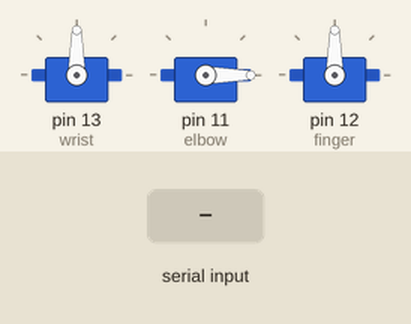
Simulated run of this sketch. Board: Arduino Uno, built with avr-gcc and run on an emulated ATmega328P. Parts: 3 × servo. The inputs (shaded band) are chosen by the test bench. What the sketch prints to the serial monitor is not drawn.

Above: at 1.4 s.
1.5 s: "A" received over Serial
7.5 s: "B" received over Serial
At 8.49 s:
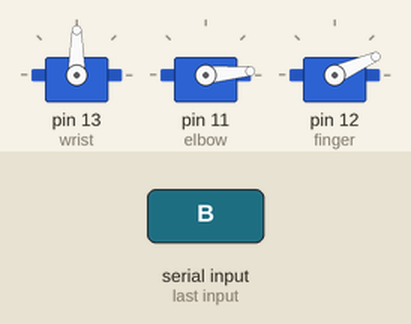
10.5 s: "C" received over Serial
At 10.8 s:
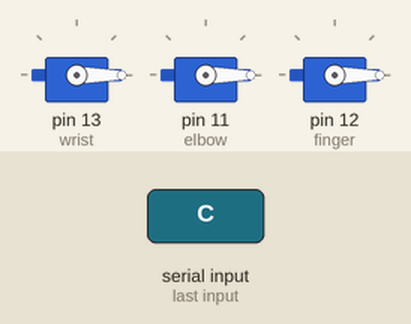
12.0 s: "A" received over Serial
At 16.9 s:
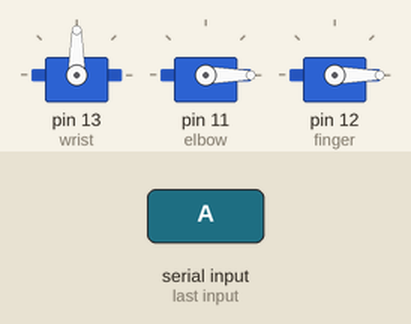
Timing chart, 0 to 18.4 s (numbered marks = the images above; inputs shaded):
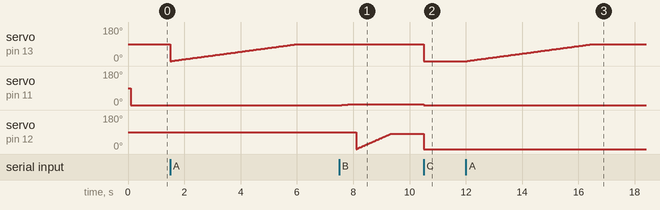

Measured:
- after the input at 7.5 s, servo on pin 11 (elbow): moves from 0° to 5° over 0.40 s, starting after 0.10 s
- after the input at 10.5 s, servo on pin 13 (wrist): 90° → 0° at once; servo on pin 11 (elbow): 5° → 0° at once; servo on pin 12 (finger): 80° → 0° at once
- after the input at 12.0 s, servo on pin 13 (wrist): moves from 0° to 90° over 4.5 s, starting after 0.05 s

The sketch:

robotic_arm_arduino.ino
```cpp
//recieing the signal from the raspberrypi through the serial communication


#include <Servo.h>

char incoming = 'A';

Servo wrist;
Servo elbow;
Servo finger;

int posw = 0;
int pose = 0;
int posf =0;


void setup() {
  Serial.begin(9600);

  wrist.attach(13);
  elbow.attach(11);
  finger.attach(12);

  wrist.write(90);
  delay(100);
  elbow.write(0);
  delay(100);
}

void loop() {
 if (Serial.available() > 0) {
    Serial.write("read to recieve\n");
    incoming = Serial.read();
    Serial.println(incoming,DEC);
    if(incoming == 'A'){
      posw=0;
      Serial.write(" find fruit");
      while( posw <= 90){//goes from 0 degrees to 180 degrees
                                            // in steps of 1 degree
         incoming= Serial.read();
         {if(incoming!='B')
           wrist.write(posw);              // tell servo to go to position in variable 'pos'
           delay(50);
           posw+=1;}
           incoming= Serial.read();
                                           // waits 15ms for the servo to reach the position
      }}
    else if(incoming=='B'){
      pose=0;
      Serial.write("pick");
      while( pose <= 5){
           elbow.write(pose);              // tell servo to go to position in variable 'pos'
           delay(100);
           pose+=1;
           }
      while( posf <= 80 ) {
           finger.write(posf);              // tell servo to go to position in variable 'pos'
           delay(15);
           posf+=1;
           }
    }
     else if(incoming=='C'){
            Serial.write("drop in box");
             pose=0;
             posf=0;
             posw=0;
             finger.write(posf);
             wrist.write(posw);
             elbow.write(pose);
          }

      }
 }
```
